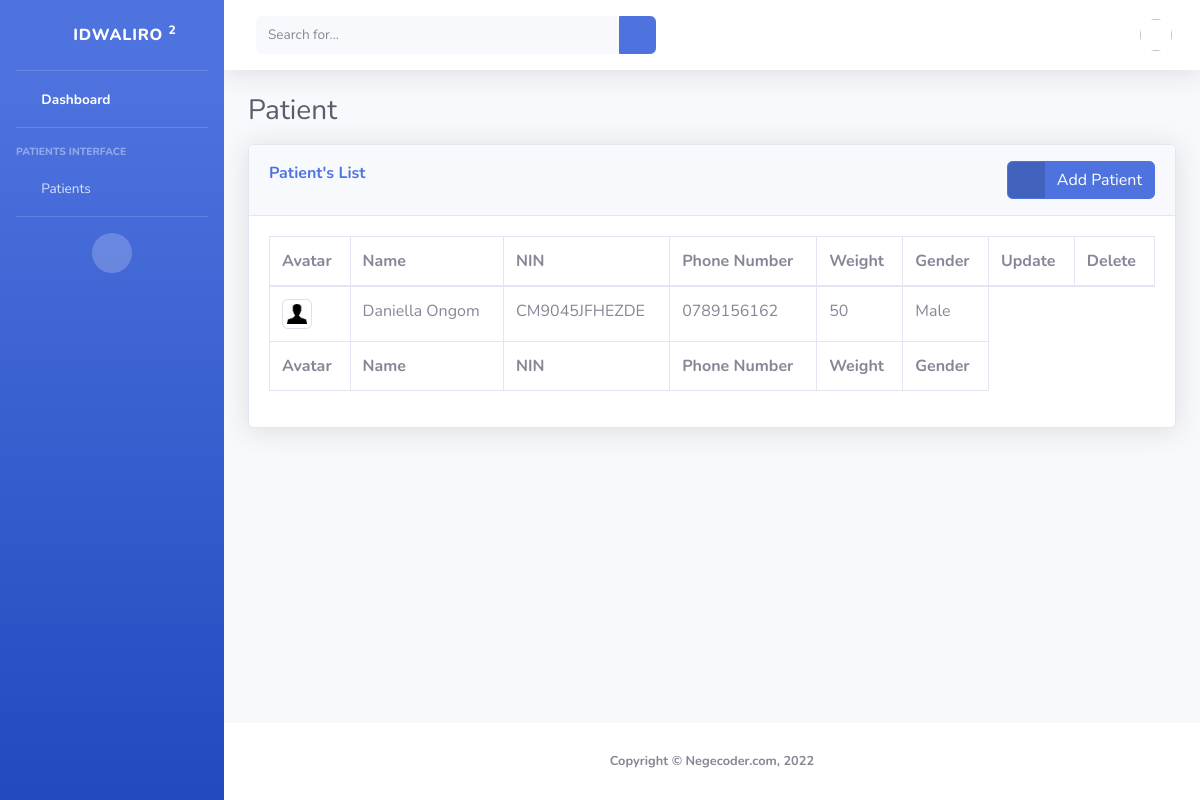
Page /core/patient/ on the committed database.
### core/models.py (models this page shows, shortened)
class Patient(models.Model):
    created_at = models.DateTimeField(auto_now_add=True)
    doctor = models.ForeignKey(Doctor, on_delete=models.CASCADE, null=True, blank=True)
    nurse = models.ForeignKey(Nurse, on_delete=models.CASCADE, null=True, blank=True)
    caretaker = models.ForeignKey(Caretaker, on_delete=models.CASCADE, null=True, blank=True)
    first_name = models.CharField(max_length=100)
    last_name = models.CharField(max_length=100)
    phone_number = models.CharField(max_length=100)
    password = models.CharField(max_length=100)
    password2 = models.CharField(max_length=100)
    nin = models.CharField(max_length=100)
    weight = models.CharField(max_length=100, default=50)
    gender = models.CharField(max_length=6, default=Gender.MALE, choices=Gender.CHOICES)
    avatar = models.ImageField(upload_to="profile_image/patient")
    updated_at = models.DateTimeField(auto_now=True)
    class Meta:
        verbose_name_plural = 'Patient'

### core/views.py (the view)
# urls.py: path('patient/', patient, name='patient'),
def patient(request):
    if request.method == 'POST':
        print("It's a post method")
    else:
        patient = Patient.objects.all()
    return render(request, 'core/patient.html',
        {
            'patient': patient,
            'page': 'patient',
        }
    )

### core/templates/core/patient.html (shortened to what this page needs)
{% extends "./base.html" %}
{% load static %}
{% block styles %}
<link href="{% static 'core/vendor/datatables/dataTables.bootstrap4.min.css' %}" rel="stylesheet">
{% endblock %}
{% block content %}
<h1 class="h3 mb-3 text-gray-800">Patient</h1>
<div class="card shadow mb-4">
    <div class="card-header py-3">
        <div class="d-inline m-0 font-weight-bold text-primary">Patient's List</div>
        <div class="d-inline float-right">
            <a href="{% url 'patient_add' %}" class="btn btn-primary btn-icon-split">
                <span class="icon text-white-50">
                    <i class="fas fa-user-plus"></i>
                </span>
                <span class="text">Add Patient</span>
            </a>
        </div>
    </div>
    <div class="card-body">
        {% if patient %}
        <div class="table-responsive">
            <table class="table table-bordered" id="dataTable" width="100%" cellspacing="0">
                <thead>
                    <tr>
                        <th>Avatar</th>
                        <th>Name</th>
                        <th>NIN</th>
                        <th>Phone Number</th>
                        <th>Weight</th>
                        <th>Gender</th>
                        <th>Update</th>
                        <th>Delete</th>
                    </tr>
                </thead>
                <tfoot>
                    <tr>
                        <th>Avatar</th>
                        <th>Name</th>
                        <th>NIN</th>
                        <th>Phone Number</th>
                        <th>Weight</th>
                        <th>Gender</th>
                    </tr>
                </tfoot>
                <tbody>
                    {% for d in patient %}
                    <tr>
                        <td>
                            <img src="{{ d.avatar.url }}" class="img-thumbnail" width="30px" height="30px" alt="Profile Photo" srcset="">
                        </td>
                        <td>{{ d.first_name }} {{ d.last_name }}</td>
                        <td>{{ d.nin }}</td>
                        <td>{{ d.phone_number }}</td>
                        <td>{{ d.weight }}</td>
                        <td>{{ d.gender }}</td>
                    </tr>
                    {% endfor %}
                </tbody>
            </table>
        </div>
        {% endif %}
    </div>
</div>
{% endblock %}

### rows in the picture
Patient: avatar (picture), first_name "Daniella", last_name "Ongom", nin "CM9045JFHEZDE", phone_number "0789156162", weight "50", gender "Male"
